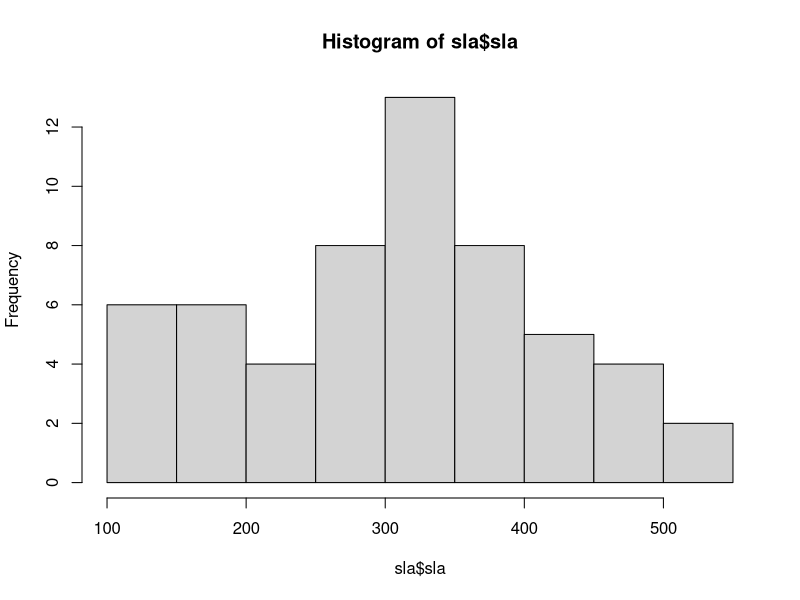
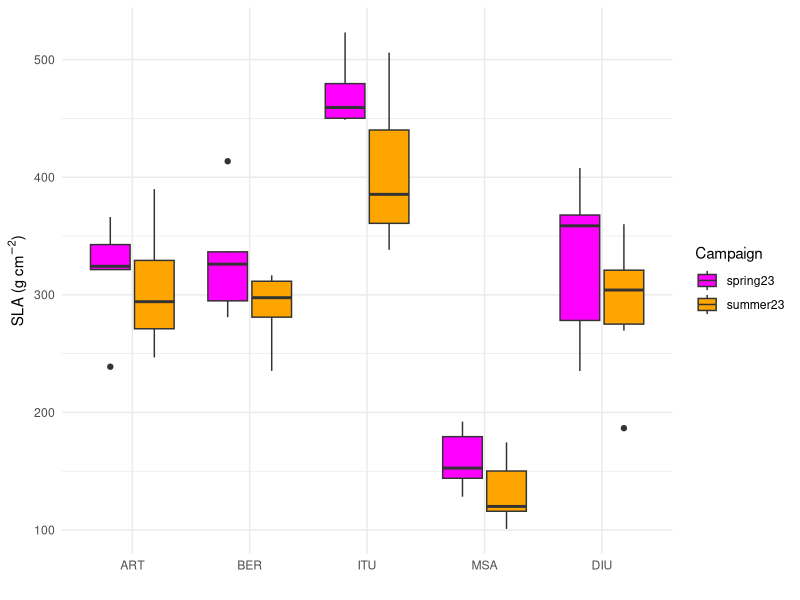
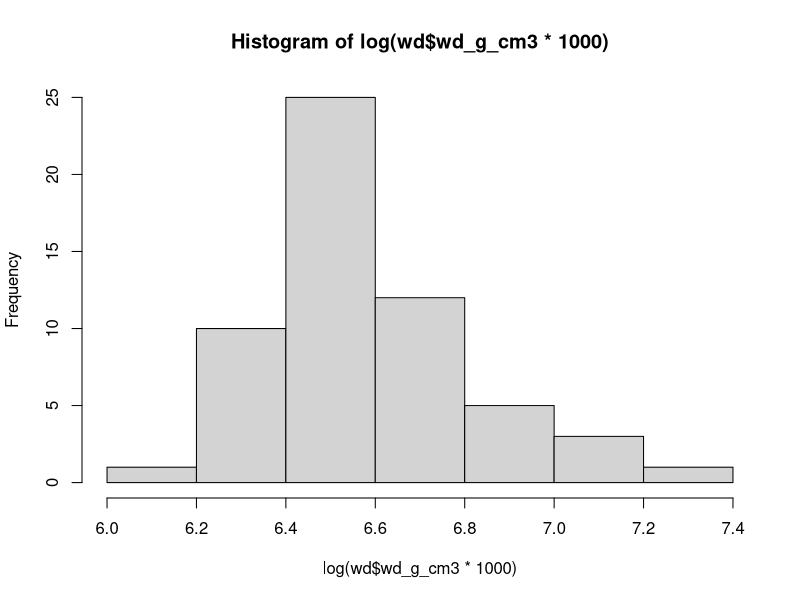
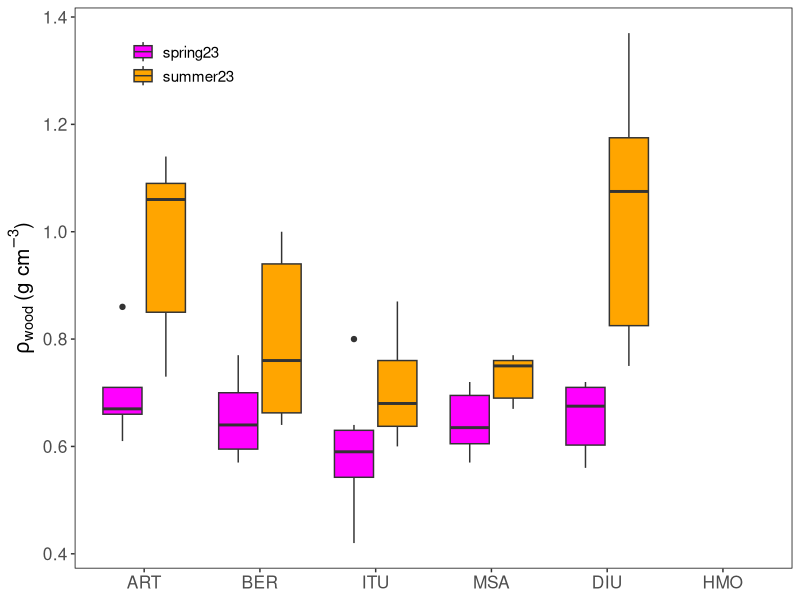

These figures' R source, in order:
library(emmeans)
library(multcomp)
library(multcompView)
library(tidyverse)

sla <- read.csv("gradienteData/sla_gradiente_2023/sla_gradiente_2023_updated.csv") |> 
  mutate(SLA = ifelse(SLA == 9999, NA, SLA)) |> 
  filter(canopy_position == "shade_low") |> 
  mutate(site = factor(site, levels = c("ART", "BER", "ITU", "MSA", "DIU"))) |> 
  rename(tree = id_plant) |> 
  rename(sla = SLA)

sla <- sla[, c("site", "campaign", "tree", "sla")]

hist(sla$sla)
model <- lm(sla ~ site * campaign, data = sla)
summary(model)
anova(lm(sla ~ site * campaign, data = sla))
model_means2 <- emmeans(model, ~ site)
model_means_cld2 <- cld(model_means2, adjust = "sidak",
                        Letters = c("a", "b", "c", "d", "e", "f", "g"),
                        alpha = 0.05, sort = FALSE)


ggplot(sla, aes(x = site, y = sla, fill = campaign)) +
  geom_boxplot(
    position = position_dodge2(width = 0.8, preserve = "single")) +
  scale_fill_manual(values=c("magenta1", "orange")) +
  labs(
    x = "",
    y = expression("SLA (g "*cm^-2*")"),
    fill = "Campaign"
  ) +
  theme_minimal()

wd <- read.csv("gradienteData/wd_gradiente_2023/wd_gradiente_2023_updated.csv") |> 
  filter(canopy_position == "shade_low") |> 
  mutate(site = factor(site, levels = c("ART", "BER", "ITU", "MSA", "DIU", "HMO"))) |> 
  rename(tree = id_plant)
hist(log(wd$wd_g_cm3*1000))
model_wd <- lm(wd_g_cm3 ~ site * campaign, data = wd)
summary(model_wd)
anova(model_wd)
model_means2 <- emmeans(model_wd, ~ site * campaign)
model_means_cld2 <- cld(model_means2, adjust = "sidak",
                        Letters = c("a", "b", "c", "d", "e", "f", "g"),
                        alpha = 0.05, sort = FALSE)
ggplot(wd, aes(x = site, y = wd_g_cm3, fill = campaign)) +
  geom_boxplot(
    position = position_dodge2(width = 0.8, preserve = "single")) +
  scale_fill_manual(values=c("magenta1", "orange")) +
  labs(
    x = "",
    y = expression(rho[wood]~"(g "*cm^-3*")"),
    fill = "Campaign"
  ) +
  theme(
    panel.background = element_blank(),
    plot.background  = element_blank(),
    panel.border = element_rect(color = "black",
                                fill = NA,
                                linewidth = .5),
    axis.line = element_blank(),
    axis.title.y = element_text(size = 15),
    axis.title.x = element_blank(),
    axis.text.x  = element_text(size = 12.5),
    axis.text.y  = element_text(size = 12.5),
    legend.title = element_blank(),
    legend.position = c(0.15, 0.9),
    legend.background = element_rect(fill = "white", color = NA),
    legend.key = element_blank(),
    legend.text = element_text(size = 11),
    legend.spacing.y = unit(2, "pt")
  )
